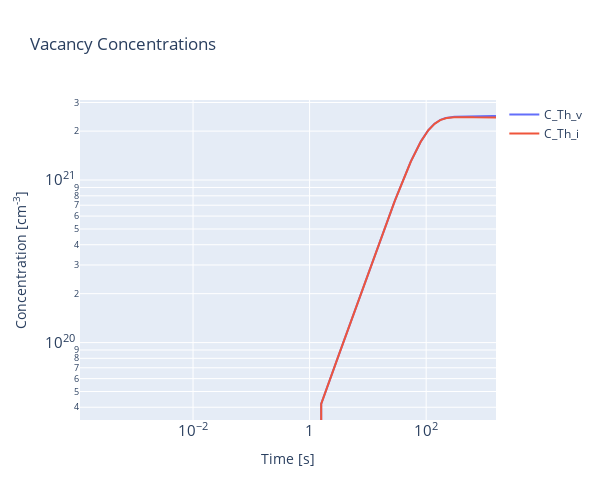
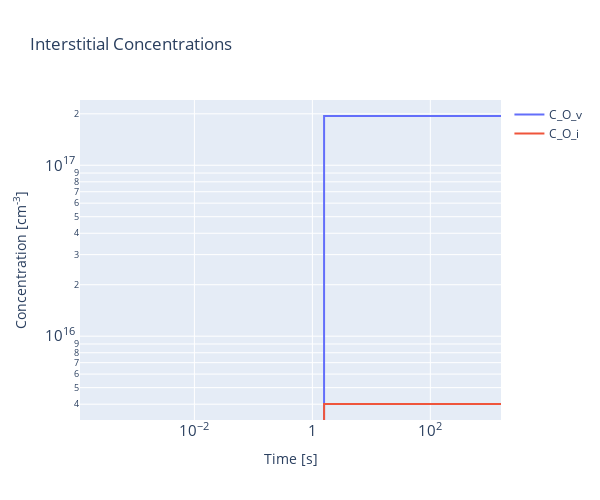
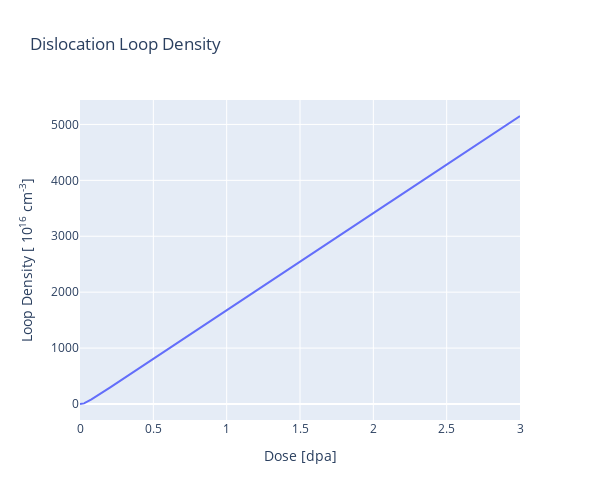
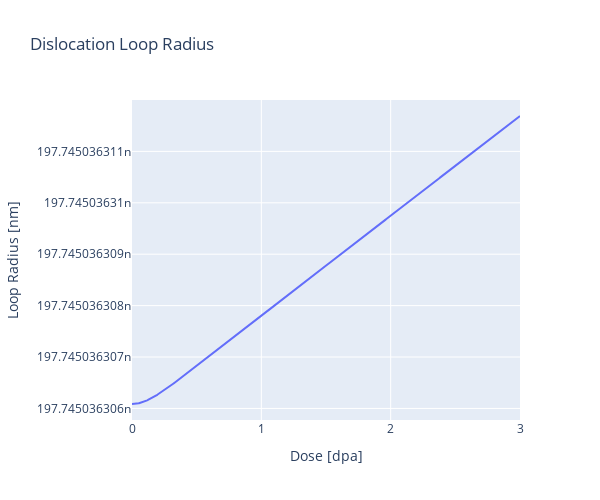

Notebook code for these charts, in order:
### Code cell
interactive_plots(results, G_0)

### Figure 1 — Plotly figure (JSON) as saved in the notebook; plotly's stock layout.template omitted (floating-point values rounded to 4 significant figures; data arrays with more than 128 entries replaced by an {"elided": "..."} marker saying what was removed)
{"data": [{"mode": "lines", "name": "C_Th_v", "type": "scatter", "x": {"elided": "1000 float values"}, "y": {"elided": "1000 float values"}}, {"mode": "lines", "name": "C_Th_i", "type": "scatter", "x": {"elided": "1000 float values"}, "y": {"elided": "1000 float values"}}], "layout": {"height": 500, "title": {"text": "Vacancy Concentrations"}, "width": 600, "xaxis": {"exponentformat": "power", "title": {"text": "Time [s]"}, "type": "log"}, "yaxis": {"exponentformat": "power", "title": {"text": "Concentration [cm<sup>-3</sup>]"}, "type": "log"}}}

### Figure 2 — Plotly figure (JSON) as saved in the notebook; plotly's stock layout.template omitted (floating-point values rounded to 4 significant figures; data arrays with more than 128 entries replaced by an {"elided": "..."} marker saying what was removed)
{"data": [{"mode": "lines", "name": "C_O_v", "type": "scatter", "x": {"elided": "1000 float values"}, "y": {"elided": "1000 float values"}}, {"mode": "lines", "name": "C_O_i", "type": "scatter", "x": {"elided": "1000 float values"}, "y": {"elided": "1000 float values"}}], "layout": {"height": 500, "title": {"text": "Interstitial Concentrations"}, "width": 600, "xaxis": {"exponentformat": "power", "title": {"text": "Time [s]"}, "type": "log"}, "yaxis": {"exponentformat": "power", "title": {"text": "Concentration [cm<sup>-3</sup>]"}, "type": "log"}}}

### Figure 3 — Plotly figure (JSON) as saved in the notebook; plotly's stock layout.template omitted (floating-point values rounded to 4 significant figures; data arrays with more than 128 entries replaced by an {"elided": "..."} marker saying what was removed)
{"data": [{"mode": "lines", "name": "N_L", "type": "scatter", "x": {"elided": "1000 float values"}, "y": {"elided": "1000 float values"}}], "layout": {"height": 500, "title": {"text": "Dislocation Loop Density"}, "width": 600, "xaxis": {"title": {"text": "Dose [dpa]"}}, "yaxis": {"title": {"text": "Loop Density [ 10<sup>16</sup> cm<sup>-3</sup>] "}}}}

### Figure 4 — Plotly figure (JSON) as saved in the notebook; plotly's stock layout.template omitted (floating-point values rounded to 4 significant figures; data arrays with more than 128 entries replaced by an {"elided": "..."} marker saying what was removed)
{"data": [{"mode": "lines", "name": "R_L", "type": "scatter", "x": {"elided": "1000 float values"}, "y": {"elided": "1000 float values"}}], "layout": {"height": 500, "title": {"text": "Dislocation Loop Radius"}, "width": 600, "xaxis": {"title": {"text": "Dose [dpa]"}}, "yaxis": {"title": {"text": "Loop Radius [nm]"}}}}
